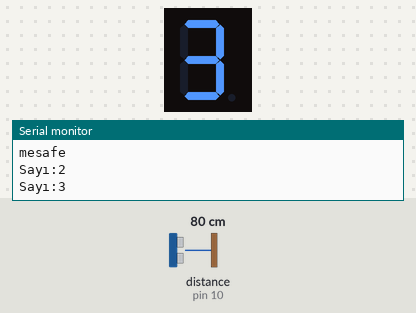
Recording of a sketch running on a simulated Arduino Uno, built with avr-gcc and run on an emulated ATmega328P. Parts: 1-digit seven-segment display, the last lines printed to the serial monitor. Wiring (inferred from the names in the program): ultrasonic range finder: trigger pin 9; echo pin 10; 1-digit 7-segment display, segments lit when LOW: segments pin 2, pin 3, pin 4, pin 5, pin 6, pin 7, pin 8. Inputs (shaded band) come from the test bench; at power-on: distance to the obstacle (sensor on pin 10) 80 cm. The echo pulse lasts 58.3 µs per cm; the segment pins are drawn as the display they are named for.

Above: at 1.7 s.
1.8 s: distance to the obstacle (sensor on pin 10) set to 299 cm
At 2.4 s:
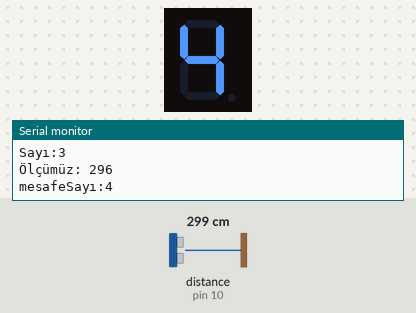
At 5.3 s:
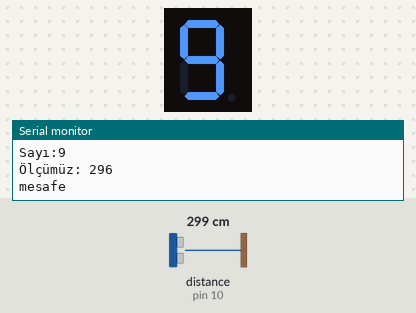
Timing chart, 0 to 6.8 s (numbered marks = the images above; inputs shaded):
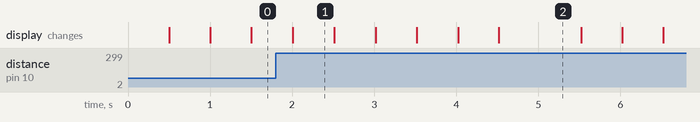

The sketch:

sketch_oct19a.ino
```cpp
#include<Arduino_FreeRTOS.h>
void say (void *pvParameters);
void mesafe(void *pvParameters);
int A = 2;
int B = 3;
int C = 4;
int D = 5;
int E = 6;
int f = 7;
int G = 8;
const int trigPin = 9;
const int echoPin = 10;
long duration;
int distance;
void setup() {
 xTaskCreate(say,
              (const portCHAR*)"TASK 1",
              100,
              NULL,
              1,
              NULL);

 xTaskCreate(mesafe,
              (const portCHAR*)"TASK 2",
              100,
              NULL,
              1,
              NULL);

}

void loop() {
  // put your main code here, to run repeatedly:

}
void say(void *pvParameters){
 (void) pvParameters;
for(int i=2 ; i<=8 ; i++ ){
  pinMode(i , OUTPUT);

}

const char *pcTaskName="say";
 Serial.begin(9600);
for(;;){
   //0
  digitalWrite(A, LOW);
  digitalWrite(B, LOW);
  digitalWrite(C, LOW);
  digitalWrite(D, LOW);
  digitalWrite(E, LOW);
  digitalWrite(f, LOW);
  digitalWrite(G, HIGH);
  Serial.print("Sayı:0\n");
delay(500);
 //1
digitalWrite(A, HIGH);
digitalWrite(B, LOW);
digitalWrite(C, LOW);
digitalWrite(D, HIGH);
digitalWrite(E, HIGH);
digitalWrite(f, HIGH);
digitalWrite(G, HIGH);
Serial.print("Sayı:1\n");
delay(500);
//2
  digitalWrite(A, LOW);
  digitalWrite(B, LOW);
  digitalWrite(C, HIGH);
  digitalWrite(D, LOW);
  digitalWrite(E, LOW);
  digitalWrite(f, HIGH);
  digitalWrite(G, LOW);
  Serial.print("Sayı:2\n");
  delay(500);
//3
  digitalWrite(A, LOW);
  digitalWrite(B, LOW);
  digitalWrite(C, LOW);
  digitalWrite(D, LOW);
  digitalWrite(E, HIGH);
  digitalWrite(f, HIGH);
  digitalWrite(G, LOW);
Serial.print("Sayı:3\n");
delay(500);
//4
  digitalWrite(A, HIGH);
  digitalWrite(B, LOW);
  digitalWrite(C, LOW);
  digitalWrite(D, HIGH);
  digitalWrite(E, HIGH);
  digitalWrite(f, LOW);
  digitalWrite(G, LOW);

Serial.print("Sayı:4\n");
delay(500);

//5
  digitalWrite(A, LOW);
  digitalWrite(B, HIGH);
  digitalWrite(C, LOW);
  digitalWrite(D, LOW);
  digitalWrite(E, HIGH);
  digitalWrite(f, LOW);
  digitalWrite(G, LOW);
  Serial.print("Sayı:5\n");
delay(500);

//6
  digitalWrite(A, HIGH);
  digitalWrite(B, HIGH);
  digitalWrite(C, LOW);
  digitalWrite(D, LOW);
  digitalWrite(E, LOW);
  digitalWrite(f, LOW);
  digitalWrite(G, LOW);
  Serial.print("Sayı:6\n");
delay(500);

//7
  digitalWrite(A, LOW);
  digitalWrite(B, LOW);
  digitalWrite(C, LOW);
  digitalWrite(D, HIGH);
  digitalWrite(E, HIGH);
  digitalWrite(f, HIGH);
  digitalWrite(G, HIGH);
  Serial.print("Sayı:7\n");
delay(500);
//8

  digitalWrite(A, LOW);
  digitalWrite(B, LOW);
  digitalWrite(C, LOW);
  digitalWrite(D, LOW);
  digitalWrite(E, LOW);
  digitalWrite(f, LOW);
  digitalWrite(G, LOW);
  Serial.print("Sayı:8\n");
delay(500);

//9
  digitalWrite(A, LOW);
  digitalWrite(B, LOW);
  digitalWrite(C, LOW);
  digitalWrite(D, LOW);
  digitalWrite(E, HIGH);
  digitalWrite(f, LOW);
  digitalWrite(G, LOW);
    Serial.print("Sayı:9\n");
    delay(1000);
  //8

  digitalWrite(A, LOW);
  digitalWrite(B, LOW);
  digitalWrite(C, LOW);
  digitalWrite(D, LOW);
  digitalWrite(E, LOW);
  digitalWrite(f, LOW);
  digitalWrite(G, LOW);
  Serial.print("Sayı:8\n");
  delay(500);
  //7
    digitalWrite(A, LOW);
  digitalWrite(B, LOW);
  digitalWrite(C, LOW);
  digitalWrite(D, HIGH);
  digitalWrite(E, HIGH);
  digitalWrite(f, HIGH);
  digitalWrite(G, HIGH);
  Serial.print("Sayı:7\n");
delay(500);
//6
  digitalWrite(A, HIGH);
  digitalWrite(B, HIGH);
  digitalWrite(C, LOW);
  digitalWrite(D, LOW);
  digitalWrite(E, LOW);
  digitalWrite(f, LOW);
  digitalWrite(G, LOW);
  Serial.print("Sayı:6\n");
delay(500);

//5
  digitalWrite(A, LOW);
  digitalWrite(B, HIGH);
  digitalWrite(C, LOW);
  digitalWrite(D, LOW);
  digitalWrite(E, HIGH);
  digitalWrite(f, LOW);
  digitalWrite(G, LOW);
  Serial.print("Sayı:5\n");
delay(500);
//4
  digitalWrite(A, HIGH);
  digitalWrite(B, LOW);
  digitalWrite(C, LOW);
  digitalWrite(D, HIGH);
  digitalWrite(E, HIGH);
  digitalWrite(f, LOW);
  digitalWrite(G, LOW);

Serial.print("Sayı:4\n");
delay(500);
//3
  digitalWrite(A, LOW);
  digitalWrite(B, LOW);
  digitalWrite(C, LOW);
  digitalWrite(D, LOW);
  digitalWrite(E, HIGH);
  digitalWrite(f, HIGH);
  digitalWrite(G, LOW);
Serial.print("Sayı:3\n");
delay(500);
//2
  digitalWrite(A, LOW);
  digitalWrite(B, LOW);
  digitalWrite(C, HIGH);
  digitalWrite(D, LOW);
  digitalWrite(E, LOW);
  digitalWrite(f, HIGH);
  digitalWrite(G, LOW);
  Serial.print("Sayı:2\n");
  delay(500);
   //1
digitalWrite(A, HIGH);
digitalWrite(B, LOW);
digitalWrite(C, LOW);
digitalWrite(D, HIGH);
digitalWrite(E, HIGH);
digitalWrite(f, HIGH);
digitalWrite(G, HIGH);
Serial.print("Sayı:1\n");
delay(500);
   //0
  digitalWrite(A, LOW);
  digitalWrite(B, LOW);
  digitalWrite(C, LOW);
  digitalWrite(D, LOW);
  digitalWrite(E, LOW);
  digitalWrite(f, LOW);
  digitalWrite(G, HIGH);
  Serial.print("Sayı:0\n");
delay(500);
Serial.println(pcTaskName);
vTaskDelay(1000/portTICK_PERIOD_MS);

}
}


void mesafe(void *pvParameters){
 (void) pvParameters;

const char *pcTaskName="mesafe";
pinMode(trigPin, OUTPUT);
pinMode(echoPin, INPUT);
Serial.begin(9600);
for(;;){
digitalWrite(trigPin, LOW);
delayMicroseconds(2);
digitalWrite(trigPin, HIGH);
delayMicroseconds(10);
digitalWrite(trigPin, LOW);
duration = pulseIn(echoPin, HIGH);
// Calculating the distance
distance= duration*0.034/2;
// Prints the distance on the Serial Monitor
Serial.print("Ölçümüz: ");
Serial.println(distance);

Serial.println(pcTaskName);
vTaskDelay(1000/portTICK_PERIOD_MS);
}
 }
```

Measured:
- what the display in image 1 shows lasts 0.5 s, from 2.0 s to 2.5 s
- what the display in image 2 shows lasts 1.0 s, from 4.5 s to 5.5 s
